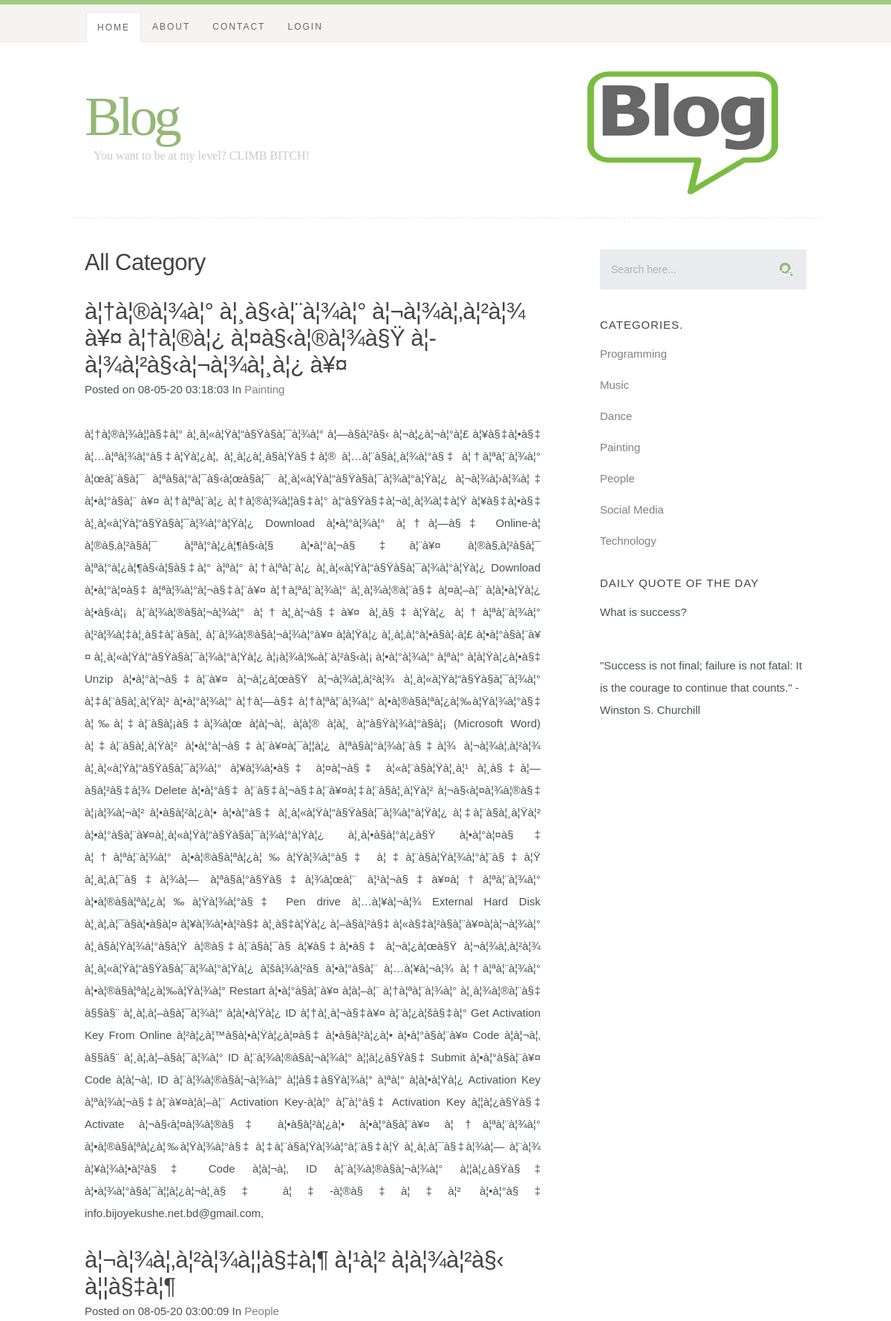
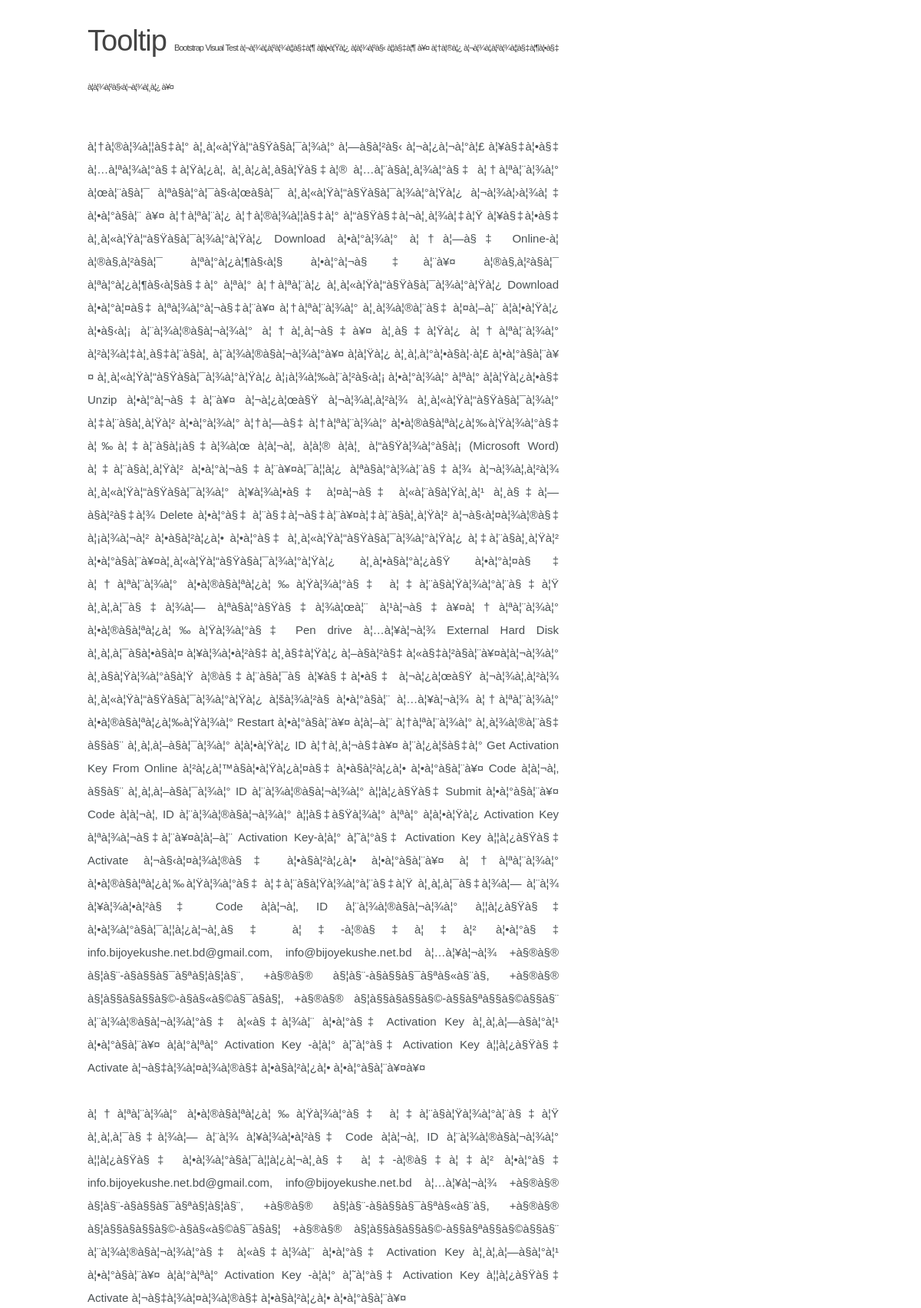
The app's page /category.php (upper part) with its own data (2 pictures, top to bottom).
### tables this page shows
CREATE TABLE `posts` (
  `id` int(6) NOT NULL,
  `cat_id` int(3) NOT NULL,
  `title` varchar(255) NOT NULL,
  `contents` text NOT NULL,
  `date_posted` datetime NOT NULL
);

CREATE TABLE `categories` (
  `id` int(3) NOT NULL,
  `name` text NOT NULL
);

### resources/functions/blog.php (called while the page is built, shortened)
<?php
function get_categories($id = null){
   $categories = array();
    $conn = mysqli_connect(DB_HOST,DB_USER,DB_PASS,DB_NAME);
   $query = mysqli_query($conn, "SELECT `id`,`name` FROM `categories` LIMIT 7");
   while($row = mysqli_fetch_assoc($query)){
    $categories[] = $row;
   }
   return $categories;
}

### category.php (the view, shortened to what this page needs)
<?php
include_once('resources/init.php');
$query = "SELECT
              `posts`.`id` AS `post_id` ,
               `categories`.`id` AS `category_id`,
               `title`,`contents`,`date_posted`,
               `categories`.`name`
               FROM `posts`
               INNER JOIN `categories` ON `categories`.`id` = `posts`.`cat_id` " ;
$query .= "ORDER BY `post_id` DESC";
$query = mysqli_query($conn, $query);
while($row = mysqli_fetch_assoc($query)){
    $posts[] = $row;
}
?>
<?php require_once 'header.php'; ?>
   <div id="content-wrap">
   	<div class="row">
   		<div id="main" class="eight columns">
	   		<article class="entry">
					<header class="entry-header">
                        <h2 class="entry-title">
                            <h2>All Category</h2><br/>
                        </h2>
	    <?php
     foreach($posts as $post){
     ?>
						<div class="entry-meta">
	     <h2><a href='index.php' ><?= $post['title']; ?></a></h2>
     <p>
        Posted on <?= date('d-m-y h:i:s',strtotime($post['date_posted'])); ?>
        In <a href='category.php?id=<?= $post['category_id']; ?>' ><?= $post['name']; ?></a>
     </p>
     <div style="text-align: justify"><?= nl2br($post['contents']); ?></div>
						</div>
					</header>
    <?php
     }
     ?>
				</article>
   		</div>
        <?php require_once 'sidebar.php'; ?>
   	</div>
   </div>
<?php require_once 'footer.php'; ?>

### sidebar.php (shortened to what this page needs)
<div id="sidebar" class="four columns">
    <div class="widget widget_search">
        <form action="search.php" method="get">
            <input type="text" name="search" value="Search here..."
                   onblur="if(this.value == '') { this.value = 'Search here...'; }"
                   onfocus="if (this.value == 'Search here...') { this.value = ''; }" class="text-search">
            <input type="submit" value="Search" class="submit-search">
        </form>
    </div>
    <div class="widget widget_categories group">
        <h3>Categories.</h3>
        <?php
        foreach (get_categories() as $category){
        ?>
        <p><a href="manage_category.php?id=<?= $category['id']; ?>"><?= $category['name']; ?></a>
            <?php
            }
            ?>
    </div>
    <div class="widget widget_text group">
        <h3>Daily Quote of the Day</h3>
        <p>What is success?</p><br/>
        <p>"Success is not final; failure is not fatal: It is the courage to continue that counts." -
            Winston S. Churchill</p>
    </div>
</div>

### css/default.css (style rules this page uses)
html, body, div, span, object, iframe, h1, h2, h3, h4, h5, h6, p, blockquote, pre, abbr, address, cite, code, del, dfn, em, img, ins, kbd, q, samp, small, strong, sub, sup, var, b, i, dl, dt, dd, ol, ul, li, fieldset, form, label, legend, table, caption, tbody, tfoot, thead, tr, th, td, article, aside, canvas, details, figcaption, figure, footer, header, hgroup, menu, nav, section, summary, time, mark, audio, video { margin: 0; padding: 0; border: 0; outline: 0; font-size: 100%; vertical-align: baseline; background: transparent; }
article,aside,details,figcaption,figure, footer,header,hgroup,menu,nav,section { display: block; }
*, *:before, *:after { -moz-box-sizing: border-box; -webkit-box-sizing: border-box; box-sizing: border-box; }
html { font-size: 62.5%; }
body { background: #fff; font-family: 'merriweather-regular', sans-serif; font-weight: normal; font-size: 15px; line-height: 30px; color: #4A5153; -webkit-font-smoothing: antialiased; -webkit-text-size-adjust: 100%; }
h1, h2, h3, h4, h5, h6 { color: #444; font-family: 'opensans-semibold', sans-serif; font-weight: normal; text-rendering: optimizeLegibility; }
h1 a, h2 a, h3 a, h4 a, h5 a, h6 a { font-weight: inherit; }
h1 { font-size: 38px; line-height: 42px; margin-bottom: 12px; letter-spacing: -1px; }
h2 { font-size: 28px; line-height: 36px; margin-bottom: 6px; }
h3 { font-size: 22px; line-height: 30px; margin-bottom: 12px; }
p { margin: 0 0 30px 0; }
small { font-size: 11px; line-height: inherit; }
a, a:visited { text-decoration: none; outline: 0; color:grey; -webkit-transition: color .3s ease-in-out; -moz-transition: color .3s ease-in-out; -o-transition: color .3s ease-in-out; transition: color .3s ease-in-out; }
p a, p a:visited { line-height: inherit; }
.button, .button:visited, button, input[type="submit"], input[type="reset"], input[type="button"] { font: 14px/30px 'opensans-bold', sans-serif; background: #9CCF5F; color: #fff; display: inline-block; text-decoration: none; padding: 12px 20px; margin-bottom: 18px; border: none; cursor: pointer; height: auto; text-transform: uppercase; letter-spacing: 2px; text-align: center; -webkit-transition: all .2s ease-in-out; -moz-transition: all .2s ease-in-out; -o-transition: all .2s ease-in-out; -ms-transition: all .2s ease-in-out; transition: all .2s ease-in-out; border-radius: 3px; }
form { margin-bottom: 24px; }
input, button { -webkit-font-smoothing: antialiased; }
input[type="text"], input[type="password"], input[type="email"], textarea, select { display: block; padding: 12px 15px; margin: 0 0 24px 0; border: 0; outline: none; vertical-align: middle; max-width: 100%; background: #E9EBEE; color: #B1B1B1; font-family: 'opensans-regular', sans-serif; font-size: 14px; line-height: 30px; height: 54px; border-radius: 3px; }
.row { width: 94%; max-width: 1008px; margin: 0 auto; }
.row:before, .row:after { content: " "; display: table; }
.row:after { clear: both; }
.column, .columns { position: relative; padding: 0 18px; min-height: 1px; float: left; }
[class*="column"] + [class*="column"]:last-child { float: right; }
.four, .row .four { width: 33.33333%; }
.eight, .row .eight { width: 66.66667%; }
.group:before, .group:after { content: " "; display: table; }
.group:after { clear: both; }

### css/layout.css (style rules this page uses)
body { background: #F6F5F5; border-top: 6px solid #9FCC7F; }
.page h2, .entry h2, .entry h2 a { font: 31px/36px 'opensans-semibold', sans-serif; color: #444; margin-bottom: 0; letter-spacing: -.5px; }
header { width: 100%; height: 288px; background: #fff; }
#content-wrap { background: #fff; padding: 42px 0 36px 0; }
#content-wrap #main { padding-right: 40px; }
#sidebar { padding-top: 0px; padding-left: 40px; }
#sidebar h3 { font: 15px/24px 'opensans-bold', sans-serif; text-transform: uppercase; letter-spacing: 1px; }
#sidebar .widget { margin-bottom: 18px; }
#sidebar p { margin-bottom: 12px; }
#sidebar .widget_search { padding-top: 0; margin-bottom: 36px; }
#sidebar .widget_search form { position: relative; margin: 0; }
#sidebar .widget_search .text-search { padding-right: 40px; border:none; width: 100%; min-width: 150px; border-radius: 3px; }
#sidebar .widget_search .submit-search { background:url(img/search-icon.png) no-repeat; box-shadow: none; border:none; cursor:pointer; width: 18px; height: 18px; min-height: 18px; margin: -9px 0 0 0; padding: 0; position: absolute; top: 50%; right: 18px; }
.entry { padding-bottom: 12px; margin-bottom: 24px; }
.entry header { height: auto; }

### records on screen
posts: title "à¦†à¦®à¦¾à¦° à¦¸à§‹à¦¨à¦¾à¦° à¦¬à¦¾à¦‚à¦²à¦¾ à¥¤ à¦†à¦®à¦¿ à¦¤à§‹à¦®à¦¾à§Ÿ à¦­à¦¾à¦²à§‹à¦¬à¦¾à¦¸à¦¿ à¥¤", date_posted "08-05-20 03:18:03", categories.name "Painting", contents "à¦†à¦®à¦¾à¦¦à§‡à¦° à¦¸à¦«à¦Ÿà¦“à§Ÿà§à¦¯à¦¾à¦° à¦—à§à¦²à§‹ à¦¬à¦¿à¦¬à¦°à¦£ à¦¥à§‡à¦•à§‡ à¦…à¦ªà¦¾à¦°à§‡à¦Ÿà¦¿à¦‚ à¦¸à¦¿à¦¸à§à¦Ÿà§‡à¦® à¦…à¦¨à§à¦¸à¦¾à¦°à§‡ à¦†à¦ªà¦¨à¦¾à¦° à¦œà¦¨à§à¦¯ à¦ªà§à¦°à¦¯à§‹à¦œà§à¦¯ à¦¸à¦«à¦Ÿà¦“à§Ÿà§à¦¯à¦¾à¦°à¦Ÿà¦¿ à¦¬à¦¾à¦›à¦¾à¦‡ à¦•à¦°à§à¦¨ à¥¤ à¦†à¦ªà¦¨à¦¿ à¦†à¦®à¦¾à¦¦à§‡à¦° à¦“à§Ÿà§‡à¦¬à¦¸à¦¾à¦‡à¦Ÿ à¦¥à§‡à¦•à§‡ à¦¸à¦«à¦Ÿà¦“à§Ÿà§à¦¯à¦¾à¦°à¦Ÿà¦¿ Download à¦•à¦°à¦¾à¦° à¦†à¦—à§‡ Online-à¦ à¦®à§‚à¦²à§à¦¯ à¦ªà¦°à¦¿à¦¶à§‹à¦§ à¦•à¦°à¦¬à§‡à¦¨à¥¤ à¦®à§‚à¦²à§à¦¯ à¦ªà¦°à¦¿à¦¶à§‹à¦§à§‡à¦° à¦ªà¦° à¦†à¦ªà¦¨à¦¿ à¦¸à¦«à¦Ÿà¦“à§Ÿà§à¦¯à¦¾à¦°à¦Ÿà¦¿ Download à¦•à¦°à¦¤à§‡ à¦ªà¦¾à¦°à¦¬à§‡à¦¨à¥¤ à¦†à¦ªà¦¨à¦¾à¦° à¦¸à¦¾à¦®à¦¨à§‡ à¦¤à¦–à¦¨ à¦à¦•à¦Ÿà¦¿ à¦•à§‹à¦¡…"
posts: title "à¦¬à¦¾à¦‚à¦²à¦¾à¦¦à§‡à¦¶ à¦¹à¦² à¦­à¦¾à¦²à§‹ à¦¦à§‡à¦¶", date_posted "08-05-20 03:00:09", categories.name "People", contents "Tooltip Bootstrap Visual Test à¦¬à¦¾à¦‚à¦²à¦¾à¦¦à§‡à¦¶ à¦à¦•à¦Ÿà¦¿ à¦­à¦¾à¦²à§‹ à¦¦à§‡à¦¶ à¥¤ à¦†à¦®à¦¿ à¦¬à¦¾à¦‚à¦²à¦¾à¦¦à§‡à¦¶à¦•à§‡ à¦­à¦¾à¦²à§‹à¦¬à¦¾à¦¸à¦¿ à¥¤ à¦†à¦®à¦¾à¦¦à§‡à¦° à¦¸à¦«à¦Ÿà¦“à§Ÿà§à¦¯à¦¾à¦° à¦—à§à¦²à§‹ à¦¬à¦¿à¦¬à¦°à¦£ à¦¥à§‡à¦•à§‡ à¦…à¦ªà¦¾à¦°à§‡à¦Ÿà¦¿à¦‚ à¦¸à¦¿à¦¸à§à¦Ÿà§‡à¦® à¦…à¦¨à§à¦¸à¦¾à¦°à§‡ à¦†à¦ªà¦¨à¦¾à¦° à¦œà¦¨à§à¦¯ à¦ªà§à¦°à¦¯à§‹à¦œà§à¦¯ à¦¸à¦«à¦Ÿà¦“à§Ÿà§à¦¯à¦¾à¦°à¦Ÿà¦¿ à¦¬à¦¾à¦›à¦¾à¦‡ à¦•à¦°à§à¦¨ à¥¤ à¦†à¦ªà¦¨à¦¿ à¦†à¦®à¦¾à¦¦à§‡à¦° à¦“à§Ÿà§‡à¦¬à¦¸à¦¾à¦‡à¦Ÿ à¦¥à§‡à¦•à§‡ à¦¸à¦«à¦Ÿà¦“à§Ÿà§à¦¯à¦¾à¦°à¦Ÿà¦¿ Download à¦•à¦°à¦¾à¦° à¦†à¦—à§‡ Online-à¦ à¦®à§‚à¦²à§à¦¯ à¦ªà¦°à¦¿à¦¶à§‹à¦§ à¦•à¦°à¦¬à§‡à¦¨à¥¤ à¦®à§‚à¦²à§à¦¯ à¦ªà¦°à¦¿à¦¶à§‹à¦§à§‡à¦° à¦ªà¦°…"
categories: name "Programming"
categories: name "Music"
categories: name "Dance"
categories: name "Painting"
categories: name "People"
categories: name "Social Media"
categories: name "Technology"
